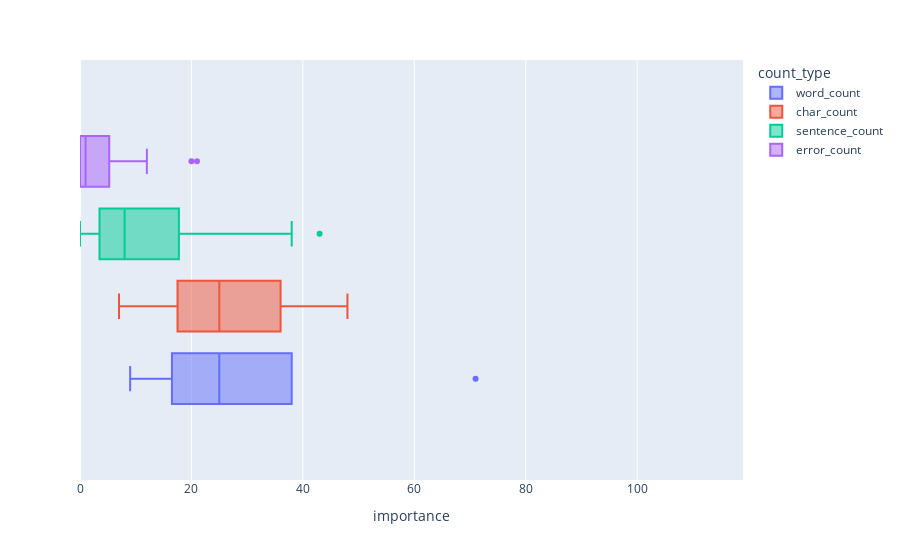

Write notebook code for a chart like this one.
### Code cell
px.box(
    paragraph_features,
    x="importance",
    color="count_type",
    range_x=(df.importance.min(), df.importance.max()),
)

### Figure 1 — Plotly figure (JSON) as saved in the notebook; plotly's stock layout.template omitted (floating-point values rounded to 4 significant figures)
{"data": [{"alignmentgroup": "True", "hovertemplate": "count_type=word_count<br>importance=%{x}<extra></extra>", "legendgroup": "word_count", "marker": {"color": "#636efa"}, "name": "word_count", "notched": false, "offsetgroup": "word_count", "orientation": "h", "showlegend": true, "type": "box", "x": [71, 27, 25, 19, 9], "x0": " ", "xaxis": "x", "y0": " ", "yaxis": "y"}, {"alignmentgroup": "True", "hovertemplate": "count_type=char_count<br>importance=%{x}<extra></extra>", "legendgroup": "char_count", "marker": {"color": "#EF553B"}, "name": "char_count", "notched": false, "offsetgroup": "char_count", "orientation": "h", "showlegend": true, "type": "box", "x": [48, 32, 25, 21, 7], "x0": " ", "xaxis": "x", "y0": " ", "yaxis": "y"}, {"alignmentgroup": "True", "hovertemplate": "count_type=sentence_count<br>importance=%{x}<extra></extra>", "legendgroup": "sentence_count", "marker": {"color": "#00cc96"}, "name": "sentence_count", "notched": false, "offsetgroup": "sentence_count", "orientation": "h", "showlegend": true, "type": "box", "x": [43, 38, 32, 13, 12, 9, 8, 6, 4, 4, 2, 0, 0], "x0": " ", "xaxis": "x", "y0": " ", "yaxis": "y"}, {"alignmentgroup": "True", "hovertemplate": "count_type=error_count<br>importance=%{x}<extra></extra>", "legendgroup": "error_count", "marker": {"color": "#ab63fa"}, "name": "error_count", "notched": false, "offsetgroup": "error_count", "orientation": "h", "showlegend": true, "type": "box", "x": [21, 20, 12, 3, 2, 2, 1, 1, 0, 0, 0, 0, 0], "x0": " ", "xaxis": "x", "y0": " ", "yaxis": "y"}], "layout": {"boxmode": "group", "legend": {"title": {"text": "count_type"}, "tracegroupgap": 0}, "margin": {"t": 60}, "xaxis": {"anchor": "y", "domain": [0, 1], "range": [0, 119], "title": {"text": "importance"}}, "yaxis": {"anchor": "x", "domain": [0, 1]}}}
